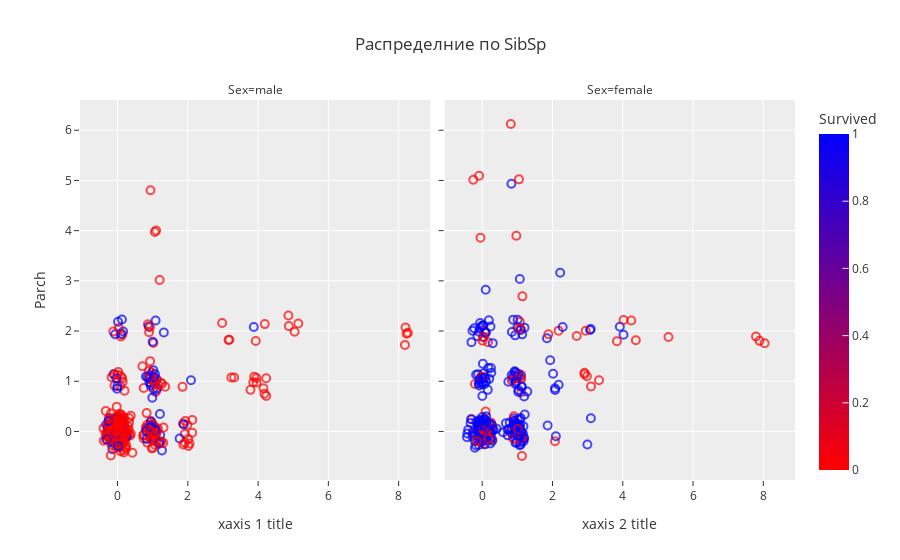

Here is the notebook cell this chart was saved with:
### Markdown cell above
### Пример 2 (Scatter разделенные на subplots по категориям c добавлением шума)
В данном примере датасет добавлен, но мы добавлили небольшой шум в данные,чтобы увидеть где скапливаются точки (иначе эти группы будут в одной точке). Поэтому названия осей по умолчанию будут x,y.

### Code cell
fig = px.scatter(data, x=data["SibSp"]+np.random.standard_normal(data["SibSp"].size)/7, y=data["Parch"]+np.random.standard_normal(data["SibSp"].size)/7, color_continuous_scale='Bluered_r', color = "Survived", facet_col="Sex", title= "Распределние по SibSp")
fig.update_traces(marker_symbol= 100,marker=dict(size=8,opacity = 0.70,
                              line=dict(width=2)))
fig.update_layout(template="ggplot2", yaxis_title="Parch")
fig.update_xaxes(title_text="xaxis 1 title", row=1, col=1)
fig.update_xaxes(title_text="xaxis 2 title", row=1, col=2)
fig.show()

### Figure 1 — Plotly figure (JSON) as saved in the notebook; plotly's stock layout.template omitted (floating-point values rounded to 4 significant figures; data arrays with more than 128 entries replaced by an {"elided": "..."} marker saying what was removed)
{"data": [{"hoverlabel": {"namelength": 0}, "hovertemplate": "Sex=male<br>x=%{x}<br>y=%{y}<br>Survived=%{marker.color}", "legendgroup": "", "marker": {"color": {"elided": "577 int values"}, "coloraxis": "coloraxis", "line": {"width": 2}, "opacity": 0.7, "size": 8, "symbol": 100}, "mode": "markers", "name": "", "showlegend": false, "type": "scatter", "x": {"elided": "577 float values"}, "xaxis": "x", "y": {"elided": "577 float values"}, "yaxis": "y"}, {"hoverlabel": {"namelength": 0}, "hovertemplate": "Sex=female<br>x=%{x}<br>y=%{y}<br>Survived=%{marker.color}", "legendgroup": "", "marker": {"color": {"elided": "314 int values"}, "coloraxis": "coloraxis", "line": {"width": 2}, "opacity": 0.7, "size": 8, "symbol": 100}, "mode": "markers", "name": "", "showlegend": false, "type": "scatter", "x": {"elided": "314 float values"}, "xaxis": "x2", "y": {"elided": "314 float values"}, "yaxis": "y2"}], "layout": {"annotations": [{"font": {}, "showarrow": false, "text": "Sex=male", "x": 0.245, "xanchor": "center", "xref": "paper", "y": 1, "yanchor": "bottom", "yref": "paper"}, {"font": {}, "showarrow": false, "text": "Sex=female", "x": 0.755, "xanchor": "center", "xref": "paper", "y": 1, "yanchor": "bottom", "yref": "paper"}], "coloraxis": {"colorbar": {"title": {"text": "Survived"}}, "colorscale": [[0, "rgb(255,0,0)"], [1, "rgb(0,0,255)"]]}, "legend": {"tracegroupgap": 0}, "title": {"text": "Распределние по SibSp"}, "xaxis": {"anchor": "y", "domain": [0, 0.49], "title": {"text": "xaxis 1 title"}}, "xaxis2": {"anchor": "y2", "domain": [0.51, 1], "matches": "x", "title": {"text": "xaxis 2 title"}}, "yaxis": {"anchor": "x", "domain": [0, 1], "title": {"text": "Parch"}}, "yaxis2": {"anchor": "x2", "domain": [0, 1], "matches": "y", "showticklabels": false}}}
